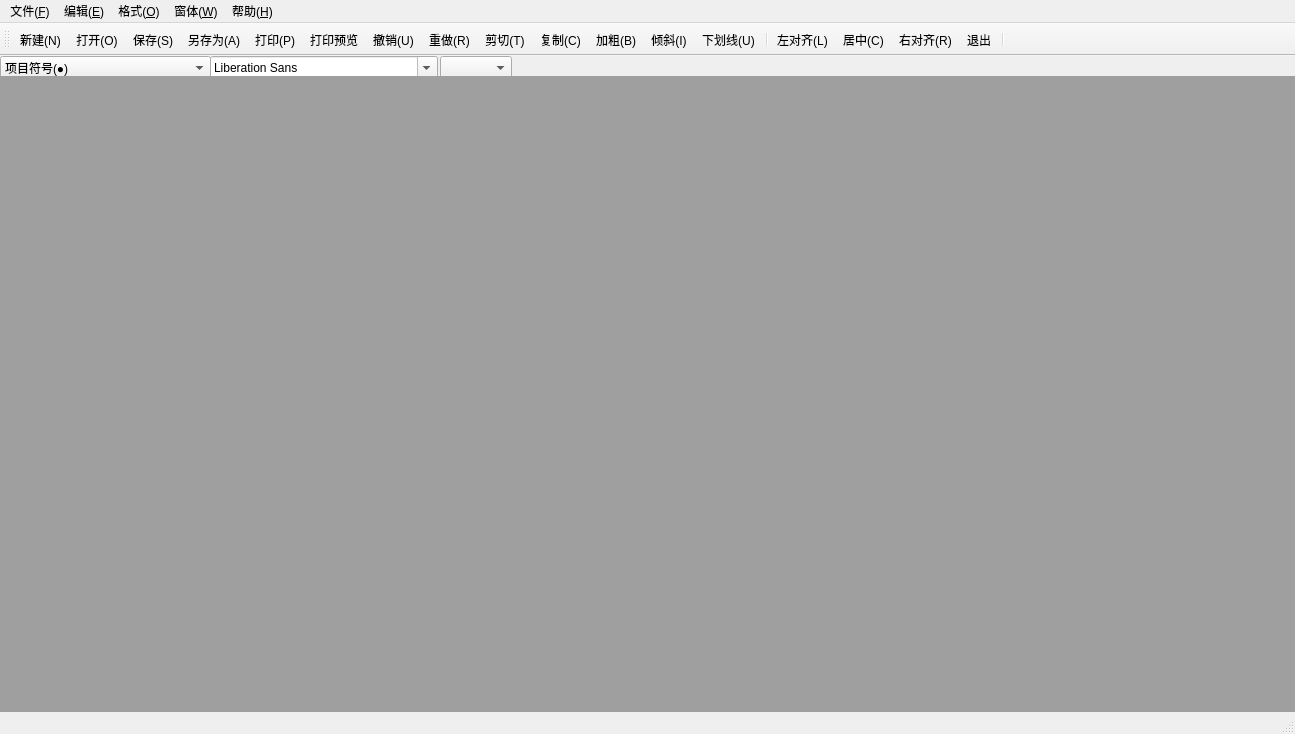
<?xml version="1.0" encoding="UTF-8"?>
<ui version="4.0">
 <class>MainWindow</class>
 <widget class="QMainWindow" name="MainWindow">
  <property name="geometry">
   <rect>
    <x>0</x>
    <y>0</y>
    <width>1295</width>
    <height>734</height>
   </rect>
  </property>
  <property name="windowTitle">
   <string>MainWindow</string>
  </property>
  <widget class="QWidget" name="centralwidget">
   <widget class="QComboBox" name="comboBox">
    <property name="geometry">
     <rect>
      <x>0</x>
      <y>0</y>
      <width>211</width>
      <height>24</height>
     </rect>
    </property>
    <item>
     <property name="text">
      <string>项目符号(●)</string>
     </property>
    </item>
    <item>
     <property name="text">
      <string>项目符号(◎)</string>
     </property>
    </item>
    <item>
     <property name="text">
      <string>项目符号(◇)</string>
     </property>
    </item>
    <item>
     <property name="text">
      <string>项目符号(◆)</string>
     </property>
    </item>
    <item>
     <property name="text">
      <string>项目符号(1,2,3...)</string>
     </property>
    </item>
    <item>
     <property name="text">
      <string>项目符号(a,b,c...)</string>
     </property>
    </item>
    <item>
     <property name="text">
      <string>项目符号(A,B,C...)</string>
     </property>
    </item>
    <item>
     <property name="text">
      <string>项目符号(i,ii,iii...)</string>
     </property>
    </item>
    <item>
     <property name="text">
      <string>项目符号(I,II,III...)</string>
     </property>
    </item>
   </widget>
   <widget class="QFontComboBox" name="fontComboBox">
    <property name="geometry">
     <rect>
      <x>210</x>
      <y>0</y>
      <width>228</width>
      <height>24</height>
     </rect>
    </property>
   </widget>
   <widget class="QComboBox" name="fontSizeComboBox">
    <property name="geometry">
     <rect>
      <x>440</x>
      <y>0</y>
      <width>72</width>
      <height>24</height>
     </rect>
    </property>
   </widget>
   <widget class="QMdiArea" name="mdiArea">
    <property name="geometry">
     <rect>
      <x>0</x>
      <y>20</y>
      <width>1301</width>
      <height>651</height>
     </rect>
    </property>
   </widget>
  </widget>
  <widget class="QMenuBar" name="menubar">
   <property name="geometry">
    <rect>
     <x>0</x>
     <y>0</y>
     <width>1295</width>
     <height>21</height>
    </rect>
   </property>
   <widget class="QMenu" name="menu">
    <property name="title">
     <string>文件(&amp;F)</string>
    </property>
    <addaction name="createAction"/>
    <addaction name="openAction"/>
    <addaction name="saveAction"/>
    <addaction name="saveAllAction"/>
    <addaction name="printAction"/>
    <addaction name="printPreviewAction"/>
    <addaction name="exitaction"/>
   </widget>
   <widget class="QMenu" name="menu_E">
    <property name="title">
     <string>编辑(&amp;E)</string>
    </property>
    <addaction name="undoAction"/>
    <addaction name="redoAction"/>
    <addaction name="cutAction"/>
    <addaction name="copyAction"/>
    <addaction name="pasteAction"/>
   </widget>
   <widget class="QMenu" name="menu_O">
    <property name="title">
     <string>格式(&amp;O)</string>
    </property>
    <widget class="QMenu" name="menu_2">
     <property name="title">
      <string>段落</string>
     </property>
     <addaction name="alignLeftAction"/>
     <addaction name="alignCenterAction"/>
     <addaction name="alignRightAction"/>
     <addaction name="alignJustifyAction"/>
    </widget>
    <widget class="QMenu" name="menu_D">
     <property name="title">
      <string>字体(&amp;D)</string>
     </property>
     <addaction name="boldAction"/>
     <addaction name="italicAction"/>
     <addaction name="underLineAction"/>
    </widget>
    <addaction name="menu_D"/>
    <addaction name="menu_2"/>
    <addaction name="colorAction"/>
   </widget>
   <widget class="QMenu" name="menu_W">
    <property name="title">
     <string>窗体(&amp;W)</string>
    </property>
    <addaction name="closeAction"/>
    <addaction name="closeAllAction"/>
    <addaction name="titleAction"/>
    <addaction name="cascadeAction"/>
    <addaction name="nextAction"/>
    <addaction name="previousAction"/>
   </widget>
   <widget class="QMenu" name="menu_H">
    <property name="title">
     <string>帮助(&amp;H)</string>
    </property>
    <addaction name="aboutAction"/>
   </widget>
   <addaction name="menu"/>
   <addaction name="menu_E"/>
   <addaction name="menu_O"/>
   <addaction name="menu_W"/>
   <addaction name="menu_H"/>
  </widget>
  <widget class="QStatusBar" name="statusbar"/>
  <widget class="QToolBar" name="toolBar">
   <property name="windowTitle">
    <string>toolBar</string>
   </property>
   <attribute name="toolBarArea">
    <enum>TopToolBarArea</enum>
   </attribute>
   <attribute name="toolBarBreak">
    <bool>false</bool>
   </attribute>
   <addaction name="createAction"/>
   <addaction name="openAction"/>
   <addaction name="saveAction"/>
   <addaction name="saveAllAction"/>
   <addaction name="printAction"/>
   <addaction name="printPreviewAction"/>
   <addaction name="undoAction"/>
   <addaction name="redoAction"/>
   <addaction name="cutAction"/>
   <addaction name="copyAction"/>
   <addaction name="boldAction"/>
   <addaction name="italicAction"/>
   <addaction name="underLineAction"/>
   <addaction name="separator"/>
   <addaction name="alignLeftAction"/>
   <addaction name="alignCenterAction"/>
   <addaction name="alignRightAction"/>
   <addaction name="exitaction"/>
   <addaction name="separator"/>
  </widget>
  <action name="createAction">
   <property name="icon">
    <iconset resource="images.qrc">
     <normaloff>:/images/file_create.png</normaloff>:/images/file_create.png</iconset>
   </property>
   <property name="text">
    <string>新建(&amp;N)</string>
   </property>
   <property name="statusTip">
    <string>创建一个新文档</string>
   </property>
   <property name="shortcut">
    <string>Ctrl+N</string>
   </property>
  </action>
  <action name="openAction">
   <property name="icon">
    <iconset resource="images.qrc">
     <normaloff>:/images/file_open.png</normaloff>:/images/file_open.png</iconset>
   </property>
   <property name="text">
    <string>打开(&amp;O)</string>
   </property>
   <property name="statusTip">
    <string>打开一个文件</string>
   </property>
   <property name="shortcut">
    <string>Ctrl+O</string>
   </property>
  </action>
  <action name="saveAction">
   <property name="icon">
    <iconset resource="images.qrc">
     <normaloff>:/images/file_save.png</normaloff>:/images/file_save.png</iconset>
   </property>
   <property name="text">
    <string>保存(&amp;S)</string>
   </property>
   <property name="shortcut">
    <string>Ctrl+S</string>
   </property>
  </action>
  <action name="saveAllAction">
   <property name="icon">
    <iconset resource="images.qrc">
     <normaloff>:/images/file_save_as.png</normaloff>:/images/file_save_as.png</iconset>
   </property>
   <property name="text">
    <string>另存为(&amp;A)</string>
   </property>
   <property name="shortcut">
    <string>Ctrl+A</string>
   </property>
  </action>
  <action name="printAction">
   <property name="icon">
    <iconset resource="images.qrc">
     <normaloff>:/images/file_print.png</normaloff>:/images/file_print.png</iconset>
   </property>
   <property name="text">
    <string>打印(&amp;P)...</string>
   </property>
  </action>
  <action name="printPreviewAction">
   <property name="icon">
    <iconset resource="images.qrc">
     <normaloff>:/images/file_print_preview.png</normaloff>:/images/file_print_preview.png</iconset>
   </property>
   <property name="text">
    <string>打印预览...</string>
   </property>
  </action>
  <action name="exitaction">
   <property name="icon">
    <iconset resource="images.qrc">
     <normaloff>:/images/file_exit.png</normaloff>:/images/file_exit.png</iconset>
   </property>
   <property name="text">
    <string>退出</string>
   </property>
  </action>
  <action name="undoAction">
   <property name="icon">
    <iconset resource="images.qrc">
     <normaloff>:/images/edit_prev.png</normaloff>:/images/edit_prev.png</iconset>
   </property>
   <property name="text">
    <string>撤销(&amp;U)</string>
   </property>
   <property name="shortcut">
    <string>Ctrl+Z</string>
   </property>
  </action>
  <action name="redoAction">
   <property name="icon">
    <iconset resource="images.qrc">
     <normaloff>:/images/edit_next.png</normaloff>:/images/edit_next.png</iconset>
   </property>
   <property name="text">
    <string>重做(&amp;R)</string>
   </property>
  </action>
  <action name="cutAction">
   <property name="icon">
    <iconset resource="images.qrc">
     <normaloff>:/images/edit_cut.png</normaloff>:/images/edit_cut.png</iconset>
   </property>
   <property name="text">
    <string>剪切(&amp;T)</string>
   </property>
   <property name="shortcut">
    <string>Ctrl+X</string>
   </property>
  </action>
  <action name="copyAction">
   <property name="icon">
    <iconset resource="images.qrc">
     <normaloff>:/images/edit_copy.png</normaloff>:/images/edit_copy.png</iconset>
   </property>
   <property name="text">
    <string>复制(&amp;C)</string>
   </property>
   <property name="shortcut">
    <string>Ctrl+C</string>
   </property>
  </action>
  <action name="pasteAction">
   <property name="text">
    <string>粘贴(&amp;P)</string>
   </property>
   <property name="shortcut">
    <string>Ctrl+V</string>
   </property>
  </action>
  <action name="colorAction">
   <property name="text">
    <string>颜色(&amp;C)..</string>
   </property>
  </action>
  <action name="boldAction">
   <property name="icon">
    <iconset resource="images.qrc">
     <normaloff>:/images/font_bold.png</normaloff>:/images/font_bold.png</iconset>
   </property>
   <property name="text">
    <string>加粗(&amp;B)</string>
   </property>
  </action>
  <action name="italicAction">
   <property name="icon">
    <iconset resource="images.qrc">
     <normaloff>:/images/font_italic.png</normaloff>:/images/font_italic.png</iconset>
   </property>
   <property name="text">
    <string>倾斜(&amp;I)</string>
   </property>
  </action>
  <action name="underLineAction">
   <property name="icon">
    <iconset resource="images.qrc">
     <normaloff>:/images/font_underline.png</normaloff>:/images/font_underline.png</iconset>
   </property>
   <property name="text">
    <string>下划线(&amp;U)</string>
   </property>
  </action>
  <action name="alignLeftAction">
   <property name="icon">
    <iconset resource="images.qrc">
     <normaloff>:/images/align_left.png</normaloff>:/images/align_left.png</iconset>
   </property>
   <property name="text">
    <string>左对齐(&amp;L)</string>
   </property>
  </action>
  <action name="alignCenterAction">
   <property name="icon">
    <iconset resource="images.qrc">
     <normaloff>:/images/align_center.png</normaloff>:/images/align_center.png</iconset>
   </property>
   <property name="text">
    <string>居中(&amp;C)</string>
   </property>
  </action>
  <action name="alignRightAction">
   <property name="icon">
    <iconset resource="images.qrc">
     <normaloff>:/images/align_right.png</normaloff>:/images/align_right.png</iconset>
   </property>
   <property name="text">
    <string>右对齐(&amp;R)</string>
   </property>
  </action>
  <action name="alignJustifyAction">
   <property name="text">
    <string>两端对齐(&amp;J)</string>
   </property>
  </action>
  <action name="closeAction">
   <property name="text">
    <string>关闭(&amp;O)</string>
   </property>
  </action>
  <action name="closeAllAction">
   <property name="text">
    <string>关闭所有(&amp;A)</string>
   </property>
  </action>
  <action name="titleAction">
   <property name="text">
    <string>平铺(&amp;T)</string>
   </property>
  </action>
  <action name="cascadeAction">
   <property name="text">
    <string>层叠(&amp;C)</string>
   </property>
  </action>
  <action name="nextAction">
   <property name="text">
    <string>下一个(&amp;X)</string>
   </property>
  </action>
  <action name="previousAction">
   <property name="text">
    <string>前一个(&amp;V)</string>
   </property>
  </action>
  <action name="aboutAction">
   <property name="text">
    <string>关于(&amp;A)</string>
   </property>
  </action>
 </widget>
 <resources>
  <include location="images.qrc"/>
 </resources>
 <connections/>
</ui>
